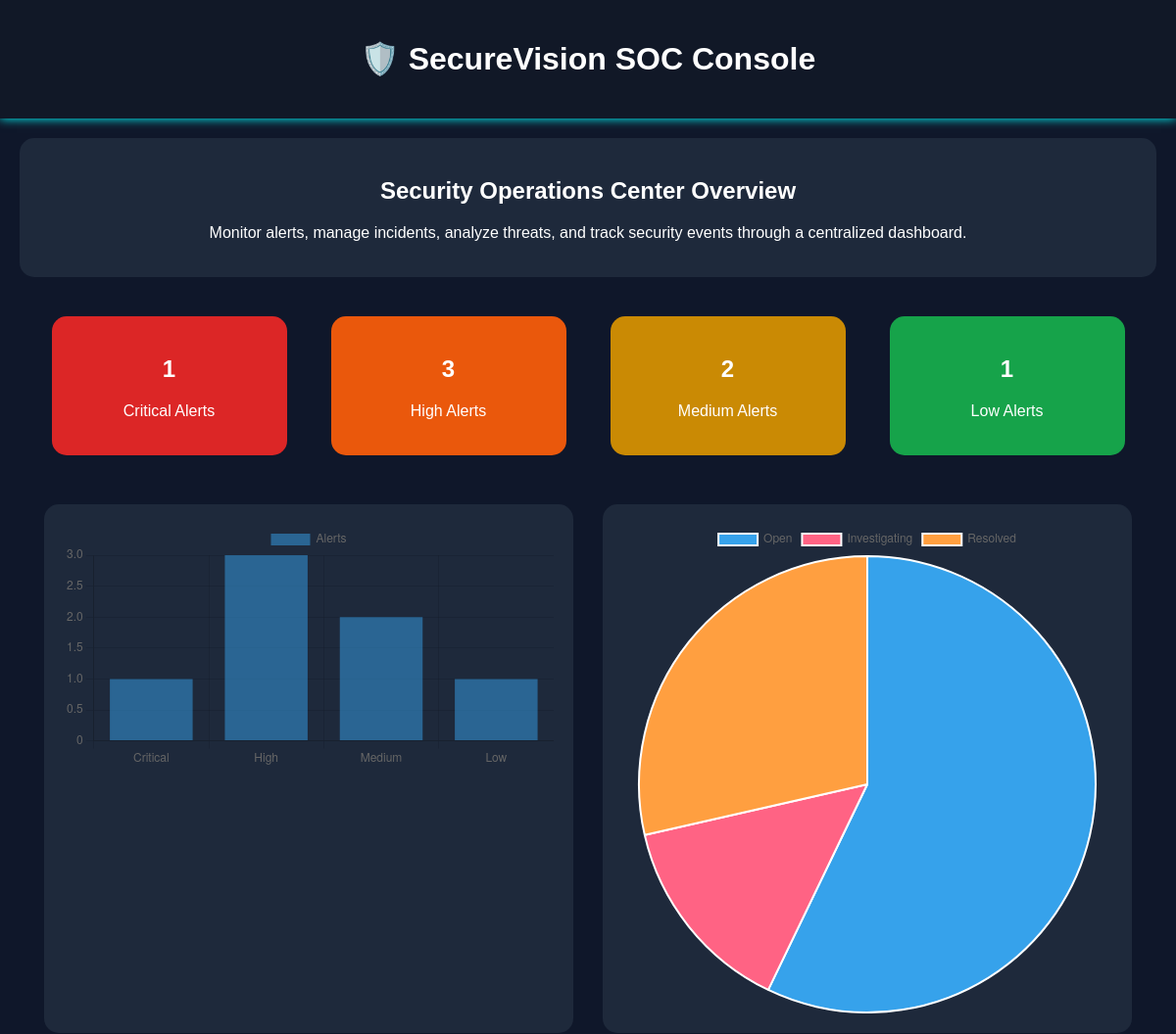
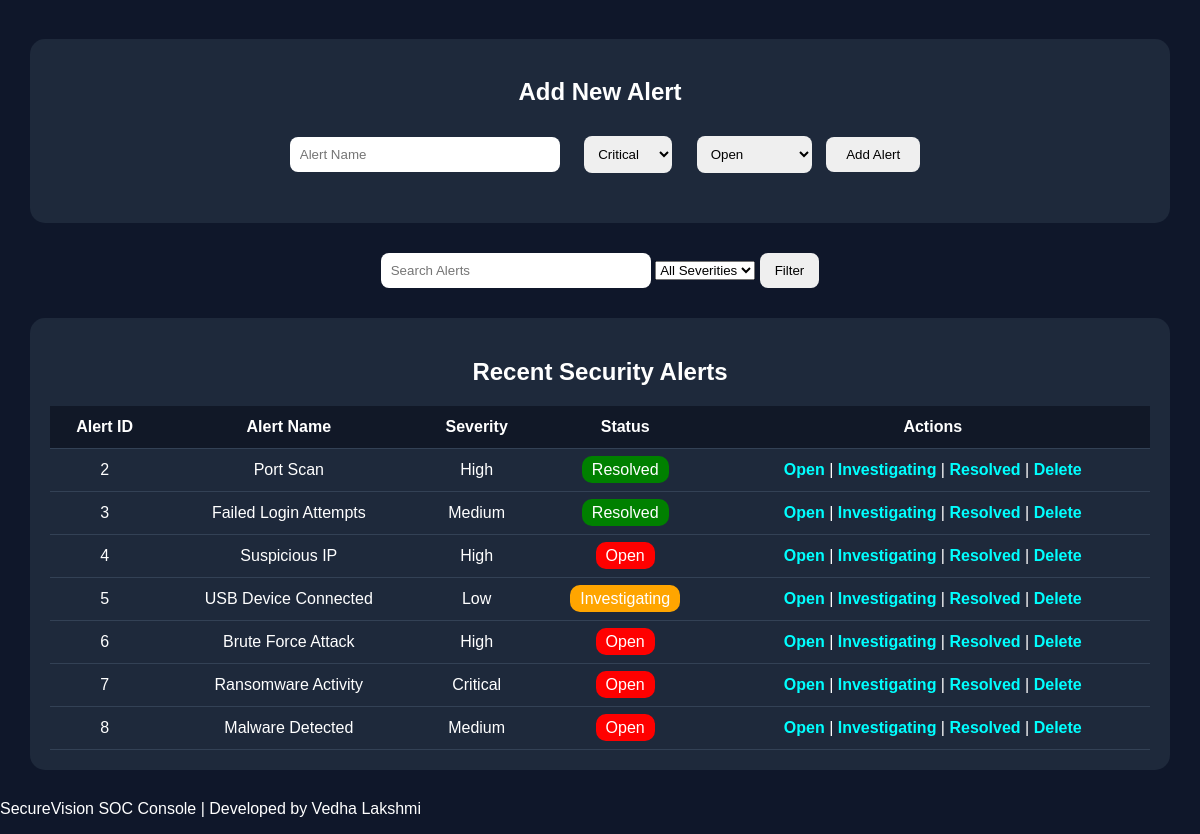
The page / on the database its author committed (2 pictures, top to bottom).
### tables this page shows
CREATE TABLE alerts(
    id INTEGER PRIMARY KEY AUTOINCREMENT,
    alert_name TEXT,
    severity TEXT,
    status TEXT
);

### app.py (the view)
@app.route('/')
def dashboard():
    search = request.args.get('search', '')
    severity = request.args.get('severity', '')
    conn = sqlite3.connect('alerts.db')
    cursor = conn.cursor()
    if severity:
        cursor.execute(
            """
            SELECT * FROM alerts
            WHERE alert_name LIKE ?
            AND severity=?
            """,
            ('%' + search + '%', severity)
        )
    else:
        cursor.execute(
            """
            SELECT * FROM alerts
            WHERE alert_name LIKE ?
            """,
            ('%' + search + '%',)
        )
    alerts = cursor.fetchall()
    cursor.execute(
        "SELECT COUNT(*) FROM alerts WHERE severity='Critical'"
    )
    critical_count = cursor.fetchone()[0]
    cursor.execute(
        "SELECT COUNT(*) FROM alerts WHERE severity='High'"
    )
    high_count = cursor.fetchone()[0]
    cursor.execute(
        "SELECT COUNT(*) FROM alerts WHERE severity='Medium'"
    )
    medium_count = cursor.fetchone()[0]
    cursor.execute(
        "SELECT COUNT(*) FROM alerts WHERE severity='Low'"
    )
    low_count = cursor.fetchone()[0]
    cursor.execute(
        "SELECT COUNT(*) FROM alerts WHERE status='Open'"
    )
    open_count = cursor.fetchone()[0]
    cursor.execute(
        "SELECT COUNT(*) FROM alerts WHERE status='Investigating'"
    )
    investigating_count = cursor.fetchone()[0]
    cursor.execute(
        "SELECT COUNT(*) FROM alerts WHERE status='Resolved'"
    )
    resolved_count = cursor.fetchone()[0]
    conn.close()
    return render_template(
        'dashboard.html',
        alerts=alerts,
        critical_count=critical_count,
        high_count=high_count,
        medium_count=medium_count,
        low_count=low_count,
        open_count=open_count,
        investigating_count=investigating_count,
        resolved_count=resolved_count
    )

### templates/dashboard.html (shortened to what this page needs)
<!DOCTYPE html>
<html>
<head>
    <center>
        <link rel="stylesheet" href="{{ url_for('static', filename='style.css') }}">
    <link rel="stylesheet" href="{{ url_for('static', filename='style.css') }}">
</head>
<body>
    <div class="navbar">
        <h1>🛡️ SecureVision SOC Console</h1>
    </div>
    <div class="summary">
    <h2>Security Operations Center Overview</h2>
    <p>
        Monitor alerts, manage incidents,
        analyze threats, and track security events
        through a centralized dashboard.
    </p>
</div>
    <div class="cards">
        <div class="card critical">
            <h2>{{critical_count}}</h2>
            <p>Critical Alerts</p>
        </div>
        <div class="card high">
            <h2>{{high_count}}</h2>
            <p>High Alerts</p>
        </div>
        <div class="card medium">
            <h2>{{medium_count}}</h2>
            <p>Medium Alerts</p>
        </div>
        <div class="card low">
            <h2>{{low_count}}</h2>
            <p>Low Alerts</p>
        </div>
    </div>
    <div class="charts">
    <div class="chart-box">
        <canvas id="severityChart"></canvas>
    </div>
    <div class="chart-box">
        <canvas id="statusChart"></canvas>
    </div>
</div>
    <div class="form-container">
    <h2>Add New Alert</h2>
    <form action="/add" method="POST">
        <input type="text"
               name="alert_name"
               placeholder="Alert Name"
               required>
        <select name="severity">
            <option>Critical</option>
        </select>
        <select name="status">
            <option>Open</option>
        </select>
        <button type="submit">
            Add Alert
        </button>
    </form>
</div>
<form method="GET">
    <input
        type="text"
        name="search"
        placeholder="Search Alerts">
    <select name="severity">
        <option value="">All Severities</option>
    </select>
    <button type="submit">
        Filter
    </button>
</form>
    <div class="table-container">
        <h2>Recent Security Alerts</h2>
        <table>
            <tr>
                <th>Alert ID</th>
                <th>Alert Name</th>
                <th>Severity</th>
                <th>Status</th>
                <th>Actions</th>
            </tr>
            {% for alert in alerts %}
<tr>
    <td>{{ alert[0] }}</td>
    <td>{{ alert[1] }}</td>
    <td>{{ alert[2] }}</td>
    <td>
{% if alert[3] == 'Open' %}
<span class="status-open">
    Open
</span>
{% elif alert[3] == 'Investigating' %}
<span class="status-investigating">
    Investigating
</span>
{% else %}
<span class="status-resolved">
    Resolved
</span>
{% endif %}
</td>
<td>
<a href="/update_status/{{ alert[0] }}/Open">
    Open
</a>
|
<a href="/update_status/{{ alert[0] }}/Investigating">
    Investigating
</a>
|
<a href="/update_status/{{ alert[0] }}/Resolved">
    Resolved
</a>
|
<a href="/delete/{{ alert[0] }}"
   onclick="return confirm('Delete this alert?')">
   Delete
</a>
</td>
</tr>
{% endfor %}
            </table>
    </div>
<script>
new Chart(
document.getElementById('severityChart'),
{
    type:'bar',
    data:{
        labels:['Critical','High','Medium','Low'],
        datasets:[{
            label:'Alerts',
            data:[
                {{ critical_count }},
                {{ high_count }},
                {{ medium_count }},
                {{ low_count }}
            ]
        }]
    }
});
new Chart(
document.getElementById('statusChart'),
{
    type:'pie',
    data:{
        labels:[
            'Open',
            'Investigating',
            'Resolved'
        ],
        datasets:[{
            data:[
                {{ open_count }},
                {{ investigating_count }},
                {{ resolved_count }}
            ]
        }]
    }
});
</script>
<footer>
    <p>SecureVision SOC Console | Developed by Vedha Lakshmi</p>
</footer>
</body>
</html>

### static/style.css (style rules this page uses)
body { margin:0; font-family:Arial, sans-serif; background:#0f172a; color:white; }
.navbar { background:#111827; padding:20px; text-align:center; box-shadow:0 0 10px cyan; }
.cards { display:flex; justify-content:space-around; margin:30px; flex-wrap:wrap; }
.card { width:200px; padding:20px; margin:10px; border-radius:15px; text-align:center; transition:0.3s; }
.critical { background:#dc2626; }
.high { background:#ea580c; }
.medium { background:#ca8a04; }
.low { background:#16a34a; }
.table-container { margin:30px; background:#1e293b; padding:20px; border-radius:15px; }
table { width:100%; border-collapse:collapse; }
th, td { padding:12px; text-align:center; border-bottom:1px solid #334155; }
th { background:#111827; }
.form-container { margin:30px; background:#1e293b; padding:20px; border-radius:15px; }
.form-container input, .form-container select { padding:10px; margin:10px; border:none; border-radius:8px; }
.form-container button { padding:10px 20px; border:none; border-radius:8px; cursor:pointer; }
form { margin:20px; }
form input { padding:10px; width:250px; border-radius:8px; border:none; }
form button { padding:10px 15px; border:none; border-radius:8px; cursor:pointer; }
a { text-decoration:none; color:cyan; font-weight:bold; }
.status-open { background:red; padding:5px 10px; border-radius:10px; }
.status-investigating { background:orange; padding:5px 10px; border-radius:10px; }
.status-resolved { background:green; padding:5px 10px; border-radius:10px; }
.charts { display:flex; justify-content:space-around; flex-wrap:wrap; margin:30px; }
.chart-box { width:500px; background:#1e293b; padding:20px; border-radius:15px; margin:10px; }
.summary { text-align:center; padding:20px; margin:20px; background:#1e293b; border-radius:15px; }

### rows shown on the page
alerts: id "2", alert_name "Port Scan", severity "High", status "Resolved"
alerts: id "3", alert_name "Failed Login Attempts", severity "Medium", status "Resolved"
alerts: id "4", alert_name "Suspicious IP", severity "High", status "Open"
alerts: id "5", alert_name "USB Device Connected", severity "Low", status "Investigating"
alerts: id "6", alert_name "Brute Force Attack", severity "High", status "Open"
alerts: id "7", alert_name "Ransomware Activity", severity "Critical", status "Open"
alerts: id "8", alert_name "Malware Detected", severity "Medium", status "Open"

### other values the page prints
{{ critical_count }} "1"
{{ high_count }} "3"
{{ medium_count }} "2"
{{ low_count }} "1"
chart data {{ critical_count }} 1
chart data {{ high_count }} 3
chart data {{ medium_count }} 2
chart data {{ low_count }} 1
